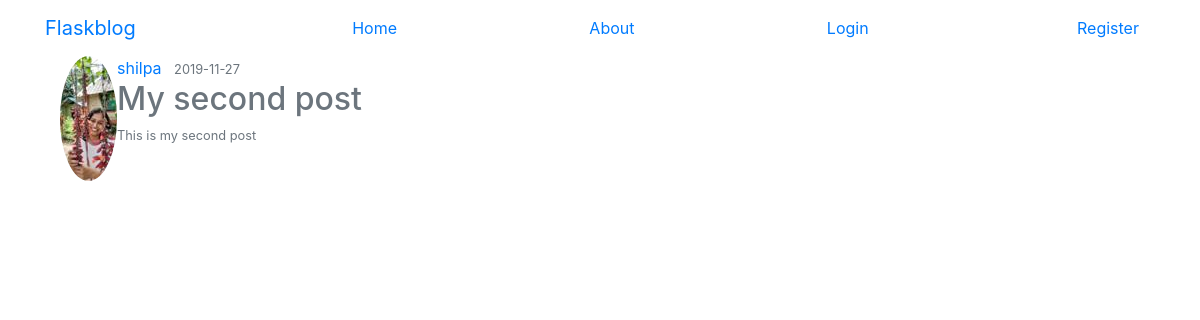
Screenshot of /post/2 with the database file from the repository.
### flaskblog/models.py (models this page shows, shortened)
class User(db.Model,UserMixin):
	id = db.Column(db.Integer,primary_key=True)
	username = db.Column(db.String(20),unique=True,nullable=False)
	email = db.Column(db.String(60),unique=True,nullable=False)
	image_file = db.Column(db.String(20),nullable=False,default='default.jpg')
	password = db.Column(db.String(60),nullable=False)
	posts = db.relationship('Post',backref='author',lazy=True)

class Post(db.Model):
        id = db.Column(db.Integer,primary_key=True)
        title = db.Column(db.String(100),nullable=False)
        date_posted = db.Column(db.DateTime,nullable=False,default=datetime.utcnow)
        content = db.Column(db.Text,nullable=False)
        user_id = db.Column(db.Integer,db.ForeignKey('user.id'),nullable=False)

### flaskblog/posts/routes.py (the view)
@posts.route("/post/<int:post_id>")
def post(post_id):
	post = Post.query.get_or_404(post_id)
	return render_template('post.html',title=post.title,post=post)

### flaskblog/templates/post.html (shortened to what this page needs)
{%extends "layout.html"%}
{%block content %}
	<article class="media content-section">
	<img class="rounded-circle article-img" src="{{ url_for('static',filename='profile_pics/' + post.author.image_file)}}">
	<div class="media-body">
	<div class="article-metadata">
	<a class="mr-2" href="{{ url_for('users.user_post',username=post.author.username) }}">{{post.author.username}}</a>
	<small class="text-muted">{{post.date_posted.strftime('%Y-%m-%d')}}</class>
	</div>
	<h2 class="article-title">{{post.title}}</h2>
	<p class="article-content">{{post.content}}</p>
	</div>
	</article>
{%endblock content %}

### rows the page displays
User: image_file (picture), author.username "shilpa"
Post: date_posted "2019-11-27", title "My second post", content "This is my second post"
